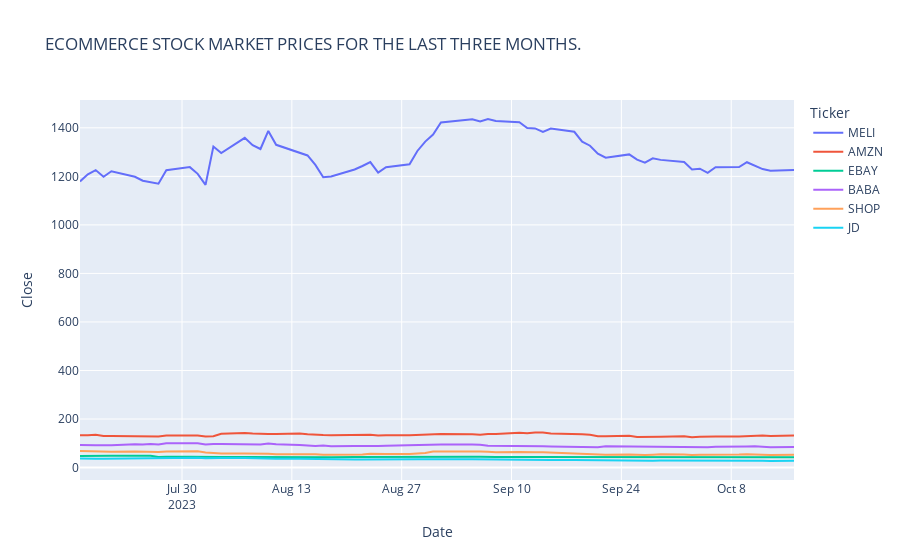

Notebook cell for this chart:
### Markdown cell above
```python
## Next, we use a line graph to look at the perfomance of the companies in the stock market.
```

### Code cell
import plotly.express as px
import statsmodels
fig = px.line(df, x = 'Date', y = 'Close', color = 'Ticker', title = "ECOMMERCE STOCK MARKET PRICES FOR THE LAST THREE MONTHS.")
fig.show()
